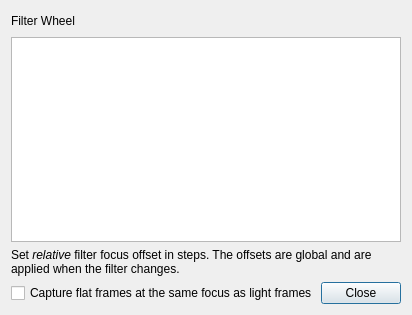
<?xml version="1.0" encoding="UTF-8"?>
<ui version="4.0">
 <class>FilterSettings</class>
 <widget class="QDialog" name="FilterSettings">
  <property name="geometry">
   <rect>
    <x>0</x>
    <y>0</y>
    <width>371</width>
    <height>315</height>
   </rect>
  </property>
  <property name="windowTitle">
   <string>Filter Settings</string>
  </property>
  <layout class="QVBoxLayout" name="verticalLayout">
   <item>
    <layout class="QHBoxLayout" name="horizontalLayout">
     <item>
      <widget class="QLabel" name="label">
       <property name="text">
        <string>Filter Wheel</string>
       </property>
      </widget>
     </item>
     <item>
      <widget class="QLabel" name="filterNameLabel">
       <property name="styleSheet">
        <string notr="true">font-weight:bold;</string>
       </property>
       <property name="text">
        <string/>
       </property>
      </widget>
     </item>
     <item>
      <spacer name="horizontalSpacer">
       <property name="orientation">
        <enum>Qt::Horizontal</enum>
       </property>
       <property name="sizeHint" stdset="0">
        <size>
         <width>40</width>
         <height>20</height>
        </size>
       </property>
      </spacer>
     </item>
    </layout>
   </item>
   <item>
    <widget class="QTableView" name="filterView">
     <property name="sizeAdjustPolicy">
      <enum>QAbstractScrollArea::AdjustToContents</enum>
     </property>
     <property name="editTriggers">
      <set>QAbstractItemView::DoubleClicked|QAbstractItemView::EditKeyPressed|QAbstractItemView::SelectedClicked</set>
     </property>
     <property name="selectionMode">
      <enum>QAbstractItemView::SingleSelection</enum>
     </property>
     <attribute name="horizontalHeaderStretchLastSection">
      <bool>true</bool>
     </attribute>
     <attribute name="verticalHeaderStretchLastSection">
      <bool>false</bool>
     </attribute>
    </widget>
   </item>
   <item>
    <layout class="QHBoxLayout" name="horizontalLayout_2">
     <property name="spacing">
      <number>3</number>
     </property>
     <item>
      <widget class="QLabel" name="label_2">
       <property name="text">
        <string>&lt;html&gt;&lt;head/&gt;&lt;body&gt;&lt;p&gt;Set &lt;span style=&quot; font-style:italic;&quot;&gt;relative&lt;/span&gt; filter focus offset in steps. The offsets are global and are applied when the filter changes.&lt;/p&gt;&lt;/body&gt;&lt;/html&gt;</string>
       </property>
       <property name="wordWrap">
        <bool>true</bool>
       </property>
      </widget>
     </item>
    </layout>
   </item>
   <item>
    <layout class="QHBoxLayout" name="horizontalLayout_3">
     <property name="spacing">
      <number>3</number>
     </property>
     <item>
      <widget class="QCheckBox" name="kcfg_FlatSyncFocus">
       <property name="toolTip">
        <string>&lt;html&gt;&lt;head/&gt;&lt;body&gt;&lt;p&gt;If using a filter wheel and an absolute position focuser, then always remember the focus position of the autofocus process for light frames in each filter. Before a flat frame is captured, the focuser is moved to the same focus point as light frames.&lt;/p&gt;&lt;/body&gt;&lt;/html&gt;</string>
       </property>
       <property name="text">
        <string>Capture flat frames at the same focus as light frames</string>
       </property>
      </widget>
     </item>
     <item>
      <widget class="QDialogButtonBox" name="buttonBox">
       <property name="orientation">
        <enum>Qt::Horizontal</enum>
       </property>
       <property name="standardButtons">
        <set>QDialogButtonBox::Close</set>
       </property>
      </widget>
     </item>
    </layout>
   </item>
  </layout>
 </widget>
 <resources/>
 <connections>
  <connection>
   <sender>buttonBox</sender>
   <signal>accepted()</signal>
   <receiver>FilterSettings</receiver>
   <slot>accept()</slot>
   <hints>
    <hint type="sourcelabel">
     <x>248</x>
     <y>254</y>
    </hint>
    <hint type="destinationlabel">
     <x>157</x>
     <y>274</y>
    </hint>
   </hints>
  </connection>
  <connection>
   <sender>buttonBox</sender>
   <signal>rejected()</signal>
   <receiver>FilterSettings</receiver>
   <slot>reject()</slot>
   <hints>
    <hint type="sourcelabel">
     <x>316</x>
     <y>260</y>
    </hint>
    <hint type="destinationlabel">
     <x>286</x>
     <y>274</y>
    </hint>
   </hints>
  </connection>
 </connections>
</ui>
